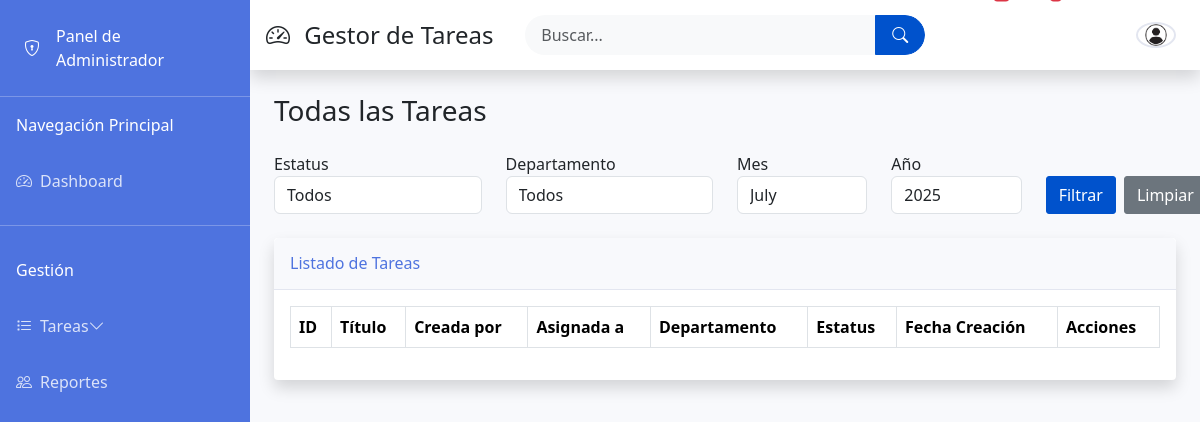
Page /todas.php on the earlier database version.
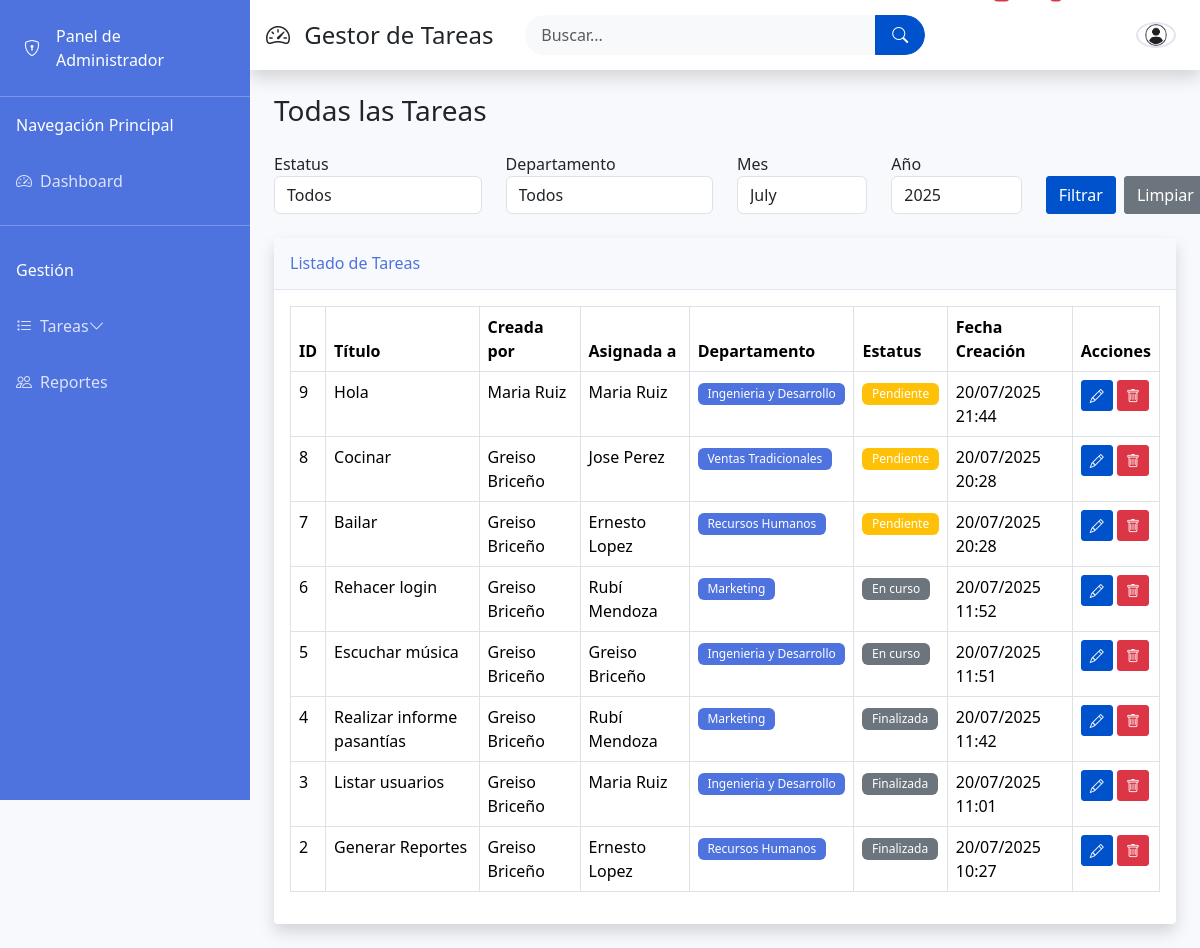
Same page on the later database version.
### tables this page shows
CREATE TABLE `tareas` (
  `id_tarea` int(11) NOT NULL,
  `id_usuario` int(11) NOT NULL,
  `id_usuario_asignado` int(11) NOT NULL,
  `titulo` varchar(255) NOT NULL,
  `descripcion` text,
  `herramientas` text,
  `id_estatus` int(11) NOT NULL,
  `fecha_creacion` datetime DEFAULT CURRENT_TIMESTAMP,
  `fecha_actualizacion` datetime DEFAULT NULL ON UPDATE CURRENT_TIMESTAMP,
  `fecha_finalizacion` datetime DEFAULT NULL
);

CREATE TABLE `usuarios` (
  `id_usuario` int(11) NOT NULL,
  `nombre` varchar(100) NOT NULL,
  `usuario` varchar(50) NOT NULL,
  `contraseña` varchar(255) NOT NULL,
  `email` varchar(255) NOT NULL,
  `telefono` int(11) NOT NULL,
  `id_departamento` int(11) DEFAULT NULL,
  `id_cargo` int(11) DEFAULT NULL,
  `id_rol` int(11) DEFAULT NULL,
  `fecha_registro` datetime DEFAULT CURRENT_TIMESTAMP
);

CREATE TABLE `departamentos` (
  `id_departamento` int(11) NOT NULL,
  `nombre` varchar(100) NOT NULL
);

CREATE TABLE `estatus` (
  `id_estatus` int(11) NOT NULL,
  `nombre` varchar(50) NOT NULL
);

### todas.php (the view, shortened to what the changed rows need)
<?php
require_once 'config.php';
include 'header.php';
$query = "SELECT
            t.*,
            uc.nombre AS creador_nombre,
            ua.nombre AS asignado_nombre,
            d.nombre AS departamento_nombre,
            e.nombre AS estatus
          FROM tareas t
          JOIN usuarios uc ON t.id_usuario = uc.id_usuario
          JOIN usuarios ua ON t.id_usuario_asignado = ua.id_usuario
          JOIN departamentos d ON ua.id_departamento = d.id_departamento
          JOIN estatus e ON t.id_estatus = e.id_estatus
          WHERE 1=1";
$query .= " ORDER BY t.fecha_creacion DESC";
$tareas = [];
$stmt = $conexion->prepare($query);
if (!$stmt->execute()) {
    die("Error al ejecutar la consulta: " . $stmt->error);
}
$result = $stmt->get_result();
if ($result) {
    $tareas = $result->fetch_all(MYSQLI_ASSOC);
}
?>
<div class="container-fluid">
    <h1 class="h3 mb-4 text-gray-800">Todas las Tareas</h1>
    <div class="card shadow mb-4">
        <div class="card-body">
            <div class="table-responsive">
                <table class="table table-bordered" id="dataTable" width="100%" cellspacing="0">
                    <thead>
                        <tr>
                            <th>ID</th>
                            <th>Título</th>
                            <th>Creada por</th>
                            <th>Asignada a</th>
                            <th>Departamento</th>
                            <th>Estatus</th>
                            <th>Fecha Creación</th>
                            <th>Acciones</th>
                        </tr>
                    </thead>
                    <tbody>
                        <?php foreach($tareas as $tarea): ?>
                        <tr>
                            <td><?= $tarea['id_tarea'] ?></td>
                            <td><?= htmlspecialchars($tarea['titulo']) ?></td>
                            <td>
                                <div class="d-flex align-items-center">
                                    <div>
                                        <div><?= htmlspecialchars($tarea['creador_nombre']) ?></div>
                                    </div>
                                </div>
                            </td>
                            <td>
                                <div class="d-flex align-items-center">
                                    <div>
                                        <div><?= htmlspecialchars($tarea['asignado_nombre']) ?></div>
                                    </div>
                                </div>
                            </td>
                            <td>
                                <span class="badge bg-primary">
                                    <?= htmlspecialchars($tarea['departamento_nombre']) ?>
                                </span>
                            </td>
                            <td>
                                <span class="badge bg-<?=
                                    $tarea['estatus'] == 'Completado' ? 'success' :
                                    ($tarea['estatus'] == 'Pendiente' ? 'warning' :
                                    ($tarea['estatus'] == 'En Progreso' ? 'info' : 'secondary'))
                                ?>">
                                    <?= $tarea['estatus'] ?>
                                </span>
                            </td>
                            <td><?= date('d/m/Y H:i', strtotime($tarea['fecha_creacion'])) ?></td>
                            <td>
                                <a href="editar_tarea.php?id=<?= $tarea['id_tarea'] ?>" class="btn btn-sm btn-primary">
                                    <i class="bi bi-pencil"></i>
                                </a>
                                <a href="eliminar_tarea.php?id=<?= $tarea['id_tarea'] ?>" class="btn btn-sm btn-danger">
                                    <i class="bi bi-trash"></i>
                                </a>
                            </td>
                        </tr>
                        <?php endforeach; ?>
                    </tbody>
                </table>
            </div>
        </div>
    </div>
</div>
<?php include 'footer.php'; ?>

Differences in the rows shown:
added tareas: id_tarea "9", titulo "Hola", id_usuario.nombre "Maria Ruiz", departamentos.nombre "Ingenieria y Desarrollo", id_estatus.nombre "Pendiente", fecha_creacion "20/07/2025 21:44"
added tareas: id_tarea "8", titulo "Cocinar", id_usuario.nombre "Greiso Briceño", id_usuario_asignado.nombre "Jose Perez", departamentos.nombre "Ventas Tradicionales", id_estatus.nombre "Pendiente", fecha_creacion "20/07/2025 20:28"
added tareas: id_tarea "7", titulo "Bailar", id_usuario.nombre "Greiso Briceño", id_usuario_asignado.nombre "Ernesto Lopez", departamentos.nombre "Recursos Humanos", id_estatus.nombre "Pendiente", fecha_creacion "20/07/2025 20:28"
added tareas: id_tarea "6", titulo "Rehacer login", id_usuario.nombre "Greiso Briceño", id_usuario_asignado.nombre "Rubí Mendoza", departamentos.nombre "Marketing", id_estatus.nombre "En curso", fecha_creacion "20/07/2025 11:52"
added tareas: id_tarea "5", titulo "Escuchar música", id_usuario.nombre "Greiso Briceño", departamentos.nombre "Ingenieria y Desarrollo", id_estatus.nombre "En curso", fecha_creacion "20/07/2025 11:51"
added tareas: id_tarea "4", titulo "Realizar informe pasantías", id_usuario.nombre "Greiso Briceño", id_usuario_asignado.nombre "Rubí Mendoza", departamentos.nombre "Marketing", id_estatus.nombre "Finalizada", fecha_creacion "20/07/2025 11:42"
added tareas: id_tarea "3", titulo "Listar usuarios", id_usuario.nombre "Greiso Briceño", id_usuario_asignado.nombre "Maria Ruiz", departamentos.nombre "Ingenieria y Desarrollo", id_estatus.nombre "Finalizada", fecha_creacion "20/07/2025 11:01"
added tareas: id_tarea "2", titulo "Generar Reportes", id_usuario.nombre "Greiso Briceño", id_usuario_asignado.nombre "Ernesto Lopez", departamentos.nombre "Recursos Humanos", id_estatus.nombre "Finalizada", fecha_creacion "20/07/2025 10:27"
